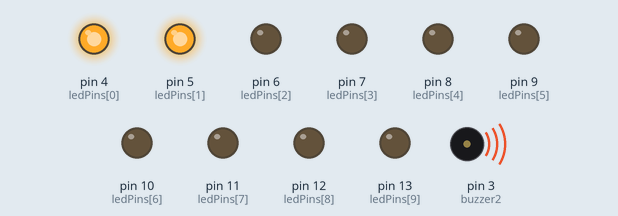
Simulated run of this sketch. Board: Arduino Uno, built with avr-gcc and run on an emulated ATmega328P. On the bench: output pins drawn as LEDs (lit = HIGH), buzzer (waves = sounding).

Above: at 0.03 s.
At 1.56 s:
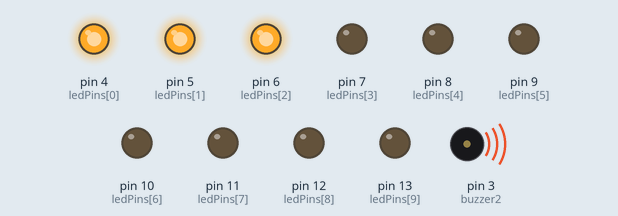
At 5.37 s:
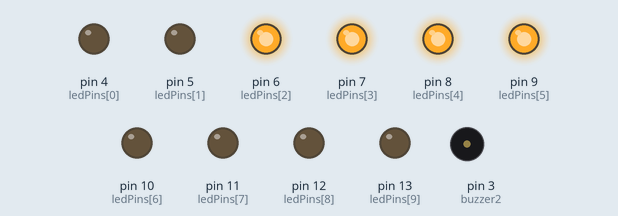
At 6.09 s:
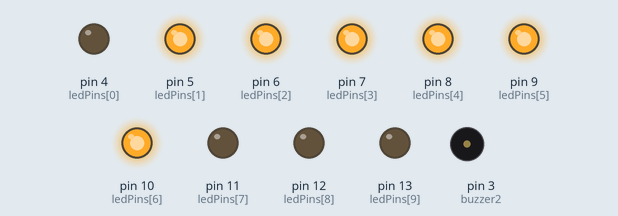
At 6.91 s:
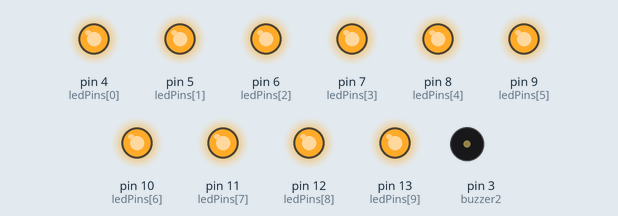
At 8.63 s:
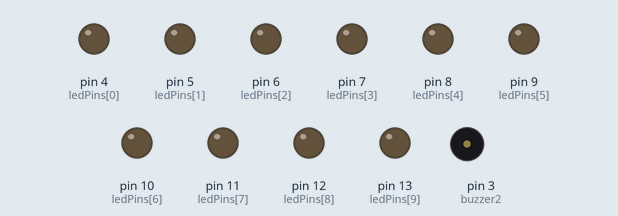
Timing chart, 0 to 10.0 s (numbered marks = the images above):
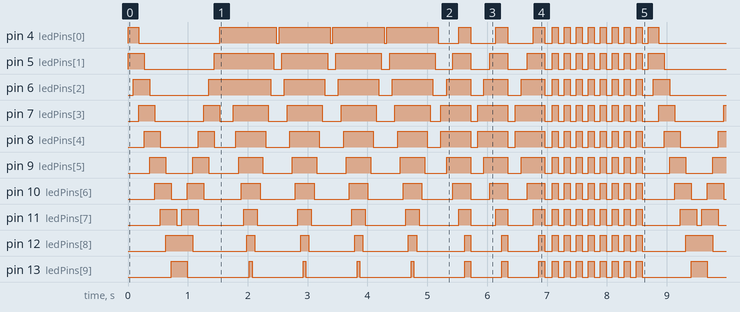

Measured:
- by itself, tone on pin 3 (buzzer2): plays 659 Hz for 0.07 s, 587 Hz for 0.07 s, 523 Hz for 0.07 s, 494 Hz for 0.07 s, 440 Hz for 0.07 s, 392 Hz for 0.07 s … (535 notes in this stretch)
- by itself, pin 5 (ledPins[1]): repeats every 8.8 s: LOW 1.2 s, HIGH 0.99 s, 3 × (LOW 0.14 s, HIGH 0.77 s), 3 × (LOW 0.29 s, HIGH 0.30 s), 8 × (LOW 0.12 s, HIGH 0.10 s), LOW 0.10 s, HIGH 0.27 s

The sketch:

LED_Scanner_DualBuzzer_Show.ino
```cpp
// ==========================================
// Smooth LED Scanner + Dual Passive Buzzers
// LEDs : 4 - 13
// Buzzer 1 : Pin 2
// Buzzer 2 : Pin 3
// ==========================================

const byte ledPins[] = {4,5,6,7,8,9,10,11,12,13};
const byte NUM_LEDS = 10;

const byte buzzer1 = 2;
const byte buzzer2 = 3;

// Musical notes
int notes[] = {
  262,294,330,349,392,
  440,494,523,587,659
};

void setup()
{
  for(byte i=0;i<NUM_LEDS;i++)
  {
    pinMode(ledPins[i],OUTPUT);
    digitalWrite(ledPins[i],LOW);
  }

  pinMode(buzzer1,OUTPUT);
  pinMode(buzzer2,OUTPUT);
}

void loop()
{
  // Left to Right
  for(int i=0;i<NUM_LEDS;i++)
  {
    showScanner(i);

    tone(buzzer1, notes[i], 70);
    tone(buzzer2, notes[NUM_LEDS-1-i], 70);

    delay(90);
  }

  // Right to Left
  for(int i=NUM_LEDS-2;i>=1;i--)
  {
    showScanner(i);

    tone(buzzer1, notes[i], 70);
    tone(buzzer2, notes[NUM_LEDS-1-i], 70);

    delay(90);
  }

  // Smooth Wave Effect
  for(int r=0;r<4;r++)
  {
    for(int i=0;i<NUM_LEDS;i++)
    {
      digitalWrite(ledPins[i],HIGH);

      tone(buzzer1,400+i*40,40);
      tone(buzzer2,800-i*30,40);

      delay(45);
    }

    for(int i=NUM_LEDS-1;i>=0;i--)
    {
      digitalWrite(ledPins[i],LOW);

      tone(buzzer1,800-i*30,40);
      tone(buzzer2,400+i*40,40);

      delay(45);
    }
  }

  // Center Expand
  for(int k=0;k<3;k++)
  {
    clearAll();

    digitalWrite(7,HIGH);
    digitalWrite(8,HIGH);
    tone(buzzer1,700,60);
    tone(buzzer2,900,60);
    delay(100);

    digitalWrite(6,HIGH);
    digitalWrite(9,HIGH);
    delay(100);

    digitalWrite(5,HIGH);
    digitalWrite(10,HIGH);
    delay(100);

    digitalWrite(4,HIGH);
    digitalWrite(11,HIGH);
    delay(100);

    digitalWrite(12,HIGH);
    digitalWrite(13,HIGH);
    delay(100);

    clearAll();
    delay(120);
  }

  // Blink Finale
  for(int j=0;j<8;j++)
  {
    for(int i=0;i<NUM_LEDS;i++)
      digitalWrite(ledPins[i],HIGH);

    tone(buzzer1,1000,80);
    tone(buzzer2,1300,80);
    delay(100);

    clearAll();
    delay(100);
  }
}

void showScanner(int pos)
{
  clearAll();

  digitalWrite(ledPins[pos],HIGH);

  if(pos>0)
    digitalWrite(ledPins[pos-1],HIGH);

  if(pos<NUM_LEDS-1)
    digitalWrite(ledPins[pos+1],HIGH);
}

void clearAll()
{
  for(byte i=0;i<NUM_LEDS;i++)
    digitalWrite(ledPins[i],LOW);
}
```
